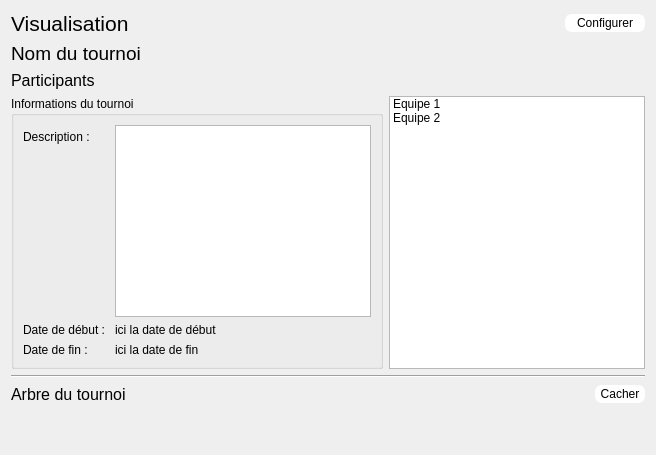
          <widget class="QWidget" name="viewPage">
           <layout class="QVBoxLayout" name="verticalLayout_7">
            <item>
             <layout class="QHBoxLayout" name="horizontalLayout_6">
              <item>
               <widget class="QLabel" name="viewLabel">
                <property name="font">
                 <font>
                  <pointsize>16</pointsize>
                 </font>
                </property>
                <property name="text">
                 <string>Visualisation</string>
                </property>
               </widget>
              </item>
              <item>
               <spacer name="horizontalSpacer_4">
                <property name="orientation">
                 <enum>Qt::Horizontal</enum>
                </property>
                <property name="sizeHint" stdset="0">
                 <size>
                  <width>40</width>
                  <height>20</height>
                 </size>
                </property>
               </spacer>
              </item>
              <item>
               <widget class="QPushButton" name="configurePushButton">
                <property name="minimumSize">
                 <size>
                  <width>80</width>
                  <height>0</height>
                 </size>
                </property>
                <property name="styleSheet">
                 <string notr="true">color: rgb(0, 0, 0);
background-color: rgb(255, 255, 255);
border: 2px solid white;
border-radius: 7px;</string>
                </property>
                <property name="text">
                 <string>Configurer</string>
                </property>
               </widget>
              </item>
             </layout>
            </item>
            <item>
             <layout class="QHBoxLayout" name="horizontalLayout_7">
              <item>
               <widget class="QLabel" name="tournamentNameLabel">
                <property name="font">
                 <font>
                  <pointsize>14</pointsize>
                 </font>
                </property>
                <property name="text">
                 <string>Nom du tournoi</string>
                </property>
               </widget>
              </item>
             </layout>
            </item>
            <item>
             <widget class="QLabel" name="playersLabel">
              <property name="font">
               <font>
                <pointsize>12</pointsize>
               </font>
              </property>
              <property name="text">
               <string>Participants</string>
              </property>
             </widget>
            </item>
            <item>
             <layout class="QHBoxLayout" name="horizontalLayout_8">
              <item>
               <widget class="QGroupBox" name="detailsGroupBox">
                <property name="maximumSize">
                 <size>
                  <width>16777215</width>
                  <height>350</height>
                 </size>
                </property>
                <property name="title">
                 <string>Informations du tournoi</string>
                </property>
                <property name="flat">
                 <bool>true</bool>
                </property>
                <layout class="QFormLayout" name="formLayout_8">
                 <item row="0" column="0">
                  <widget class="QLabel" name="descriptionLabel">
                   <property name="text">
                    <string>Description :</string>
                   </property>
                  </widget>
                 </item>
                 <item row="0" column="1">
                  <widget class="QTextEdit" name="detailsTextEdit">
                   <property name="sizePolicy">
                    <sizepolicy hsizetype="Expanding" vsizetype="Expanding">
                     <horstretch>0</horstretch>
                     <verstretch>0</verstretch>
                    </sizepolicy>
                   </property>
                   <property name="minimumSize">
                    <size>
                     <width>0</width>
                     <height>0</height>
                    </size>
                   </property>
                   <property name="maximumSize">
                    <size>
                     <width>16777215</width>
                     <height>250</height>
                    </size>
                   </property>
                   <property name="frameShape">
                    <enum>QFrame::StyledPanel</enum>
                   </property>
                  </widget>
                 </item>
                 <item row="3" column="0">
                  <widget class="QLabel" name="endLabel">
                   <property name="text">
                    <string>Date de fin :</string>
                   </property>
                  </widget>
                 </item>
                 <item row="2" column="1">
                  <widget class="QLabel" name="startLabel_2">
                   <property name="text">
                    <string>ici la date de début</string>
                   </property>
                  </widget>
                 </item>
                 <item row="3" column="1">
                  <widget class="QLabel" name="endLabel_2">
                   <property name="text">
                    <string>ici la date de fin</string>
                   </property>
                  </widget>
                 </item>
                 <item row="2" column="0">
                  <widget class="QLabel" name="startLabel">
                   <property name="text">
                    <string>Date de début : </string>
                   </property>
                  </widget>
                 </item>
                </layout>
               </widget>
              </item>
              <item>
               <widget class="QListWidget" name="playersListWidget">
                <property name="maximumSize">
                 <size>
                  <width>16777215</width>
                  <height>350</height>
                 </size>
                </property>
                <item>
                 <property name="text">
                  <string>Equipe 1</string>
                 </property>
                </item>
                <item>
                 <property name="text">
                  <string>Equipe 2</string>
                 </property>
                </item>
               </widget>
              </item>
             </layout>
            </item>
            <item>
             <widget class="Line" name="line_2">
              <property name="orientation">
               <enum>Qt::Horizontal</enum>
              </property>
             </widget>
            </item>
            <item>
             <layout class="QHBoxLayout" name="horizontalLayout_9">
              <item>
               <widget class="QLabel" name="treeLabel">
                <property name="font">
                 <font>
                  <pointsize>12</pointsize>
                 </font>
                </property>
                <property name="text">
                 <string>Arbre du tournoi</string>
                </property>
               </widget>
              </item>
              <item>
               <spacer name="horizontalSpacer_5">
                <property name="orientation">
                 <enum>Qt::Horizontal</enum>
                </property>
                <property name="sizeHint" stdset="0">
                 <size>
                  <width>40</width>
                  <height>20</height>
                 </size>
                </property>
               </spacer>
              </item>
              <item>
               <widget class="QPushButton" name="hidePushButton">
                <property name="minimumSize">
                 <size>
                  <width>50</width>
                  <height>0</height>
                 </size>
                </property>
                <property name="maximumSize">
                 <size>
                  <width>50</width>
                  <height>16777215</height>
                 </size>
                </property>
                <property name="styleSheet">
                 <string notr="true">color: rgb(0, 0, 0);
background-color: rgb(255, 255, 255);
border: 2px solid white;
border-radius: 7px;</string>
                </property>
                <property name="text">
                 <string>Cacher</string>
                </property>
                <property name="checkable">
                 <bool>true</bool>
                </property>
               </widget>
              </item>
             </layout>
            </item>
            <item>
             <spacer name="verticalSpacer_4">
              <property name="orientation">
               <enum>Qt::Vertical</enum>
              </property>
              <property name="sizeHint" stdset="0">
               <size>
                <width>20</width>
                <height>40</height>
               </size>
              </property>
             </spacer>
            </item>
           </layout>
          </widget>
